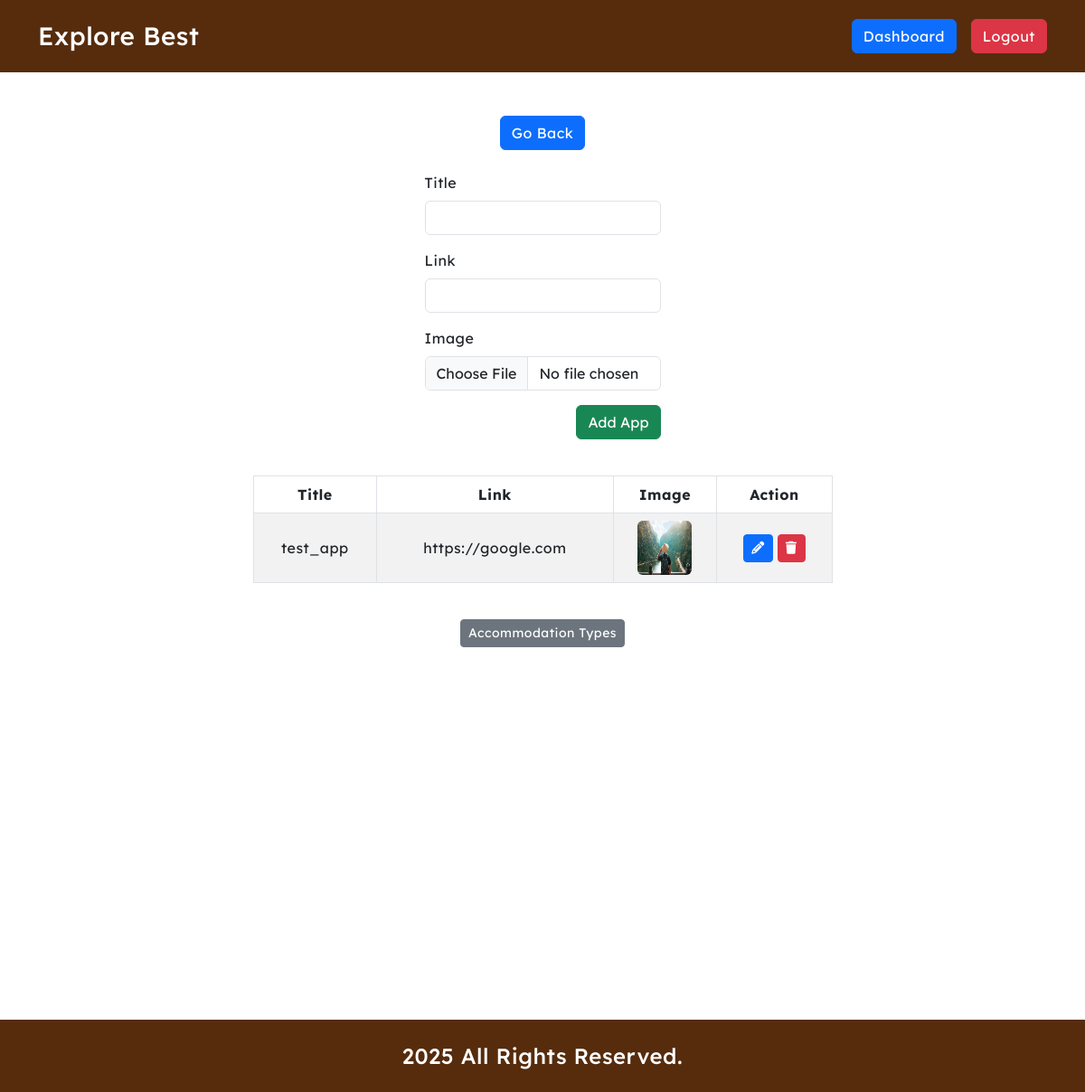
/admin_app.php (signed in), run on the app's committed database.
### tables this page shows
CREATE TABLE `applications` (
  `id` int(11) NOT NULL,
  `title` varchar(255) NOT NULL,
  `link` varbinary(255) NOT NULL,
  `image` text NOT NULL
);

### admin_app.php (the view, shortened to what this page needs)
<?php
require_once 'core/database.php';
?>
<!DOCTYPE html>
<html lang="en">
<head>
    <?php include_once "includes/external_css.php"; ?>
</head>
<body id="adminDashboard">
    <?php include_once "includes/header.php"; ?>
    <main>
        <div class="container my-5">
            <div class="row">
                <div class="col-12">
                    <div class="btn_wrapper d-flex justify-content-center gap-2">
                        <a href="./adminDashboard.php" class="btn btn-primary">Go Back</a>
                    </div>
                </div>
            </div>
            <form id="add_app_form" enctype="multipart/form-data" class="app_form my-4">
                <div class="row">
                    <div class="col-12 col-md-3 mx-auto">
                        <div class="row">
                            <div class="col-12 mx-auto mb-3">
                                <div class="form-group">
                                    <label for="title" class="form-label">Title</label>
                                    <input type="text" name="title" id="title" class="form-control" required>
                                </div>
                            </div>
                            <div class="col-12 mx-auto mb-3">
                                <div class="form-group">
                                    <label for="link" class="form-label">Link</label>
                                    <input type="url" name="link" id="link" class="form-control" required>
                                </div>
                            </div>
                            <div class="col-12 mx-auto mb-3">
                                <div class="form-group">
                                    <label for="image" class="form-label">Image</label>
                                    <input type="file" name="image" id="image" class="form-control" required>
                                </div>
                            </div>
                            <div class="col-12 mb-3">
                                <div class="form-group d-flex justify-content-end">
                                    <button type="submit" class="btn btn-success">Add App</button>
                                </div>
                            </div>
                        </div>
                    </div>
                </div>
            </form>
            <div class="row">
                <div class="col-12 col-md-7 mx-auto">
                    <table id="type-table"
                        class="table table-bordered table-striped table-responsive text-center align-middle">
                        <thead>
                            <tr>
                                <th class="text-center">Title</th>
                                <th class="text-center">Link</th>
                                <th class="text-center">Image</th>
                                <th class="text-center">Action</th>
                            </tr>
                        </thead>
                        <tbody>
                            <?php
                            $app_Q = $db->query("CALL `get_apps`()");
                            if ($app_Q->num_rows > 0):
                                while ($app = $app_Q->fetch_object()): ?>
                                    <tr>
                                        <td><?= $app->title ?></td>
                                        <td><?= $app->link ?></td>
                                        <td><img src="<?= $app->image ?>" width="60" height="60" class="rounded d-block mx-auto"
                                                alt="app-<?= $app->app_id ?>">
                                        </td>
                                        <td>
                                            <a href="#!" data-id="<?= $app->app_id ?>" data-title="<?= $app->title ?>"
                                                data-link="<?= $app->link ?>" class="btn btn-sm btn-primary btn-upd-app"><i
                                                    class="fas fa-pencil"></i></a>
                                            <a href="#!" data-id="<?= $app->app_id ?>" data-table="applications" data-msg="App"
                                                class="btn btn-sm btn-danger btn-del"><i class="fas fa-trash"></i></a>
                                        </td>
                                    </tr>
                                    <?php
                                endwhile;
                            endif;
                            ?>
                        </tbody>
                    </table>
                </div>
            </div>
            <div class="row mt-4">
                <div class="col-12 text-center">
                    <a href="#!" class="btn btn-secondary btn-sm">Accommodation Types</a>
                </div>
            </div>
        </div>
    </main>
    <?php include_once "includes/footer.php"; ?>
</body>
</html>

### data on the page
applications: title "test_app", link "https://google.com", image (picture)

### other printed values
env("TITLE") "Explore Best"
